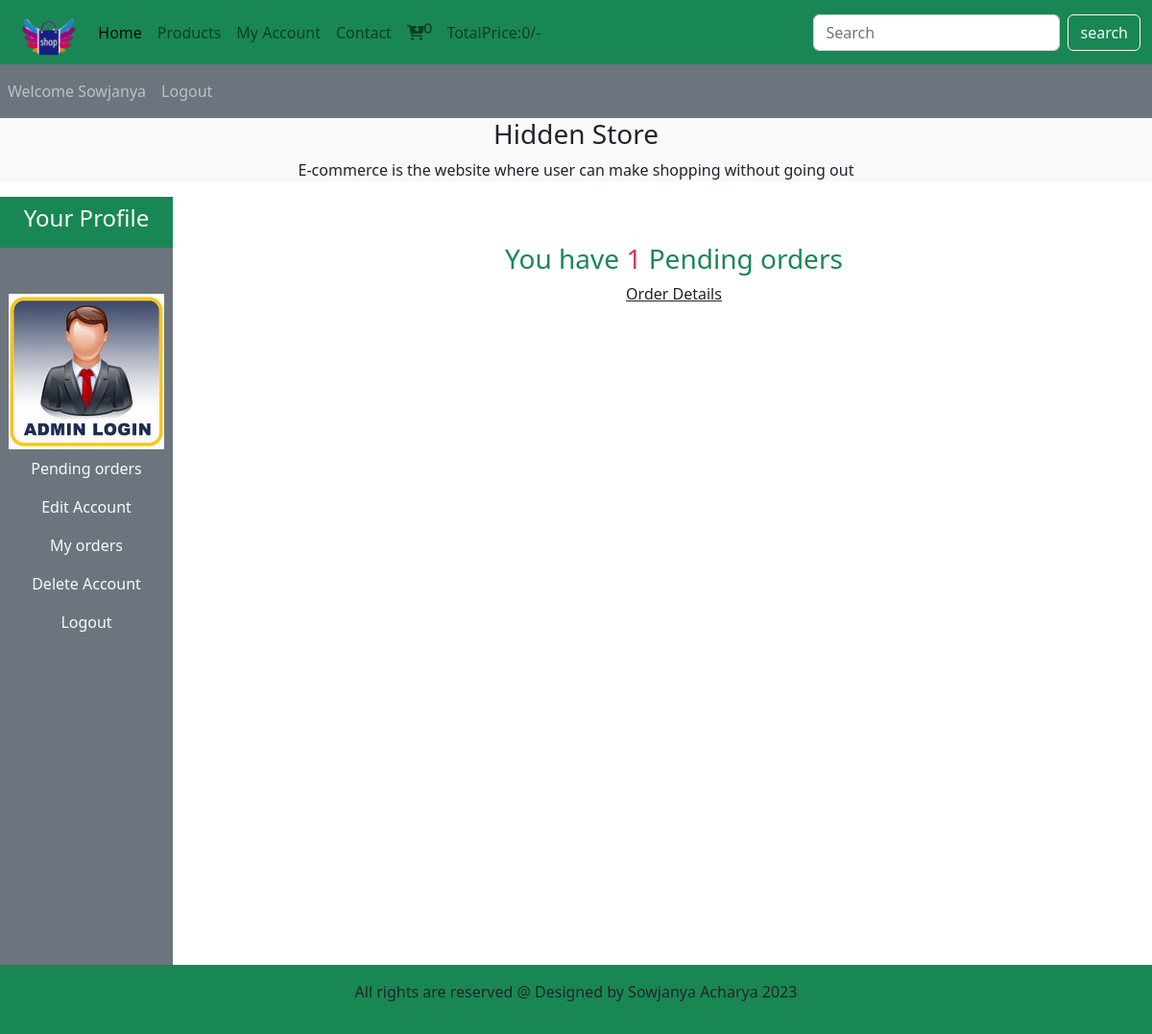
/users_area/profile.php (signed in), run on the app's committed database.
### tables this page shows
CREATE TABLE `usertable` (
  `user_id` int(11) NOT NULL,
  `user_name` varchar(100) NOT NULL,
  `user_email` varchar(100) NOT NULL,
  `user_password` varchar(255) NOT NULL,
  `user_image` varchar(255) NOT NULL,
  `user_ip` varchar(100) NOT NULL,
  `user_address` varchar(255) NOT NULL,
  `user_mobile` varchar(20) NOT NULL
);

### users_area/profile.php (the view, shortened to what this page needs)
<?php
include('../includes/conn.php');
include('../functions/commonfunc.php');
?>
<!DOCTYPE html>
<html lang="en">
  <head>
    <link href="https://cdn.jsdelivr.net/npm/bootstrap@5.2.3/dist/css/bootstrap.min.css" rel="stylesheet">
    <link rel="stylesheet" href="../style.css">
    <link rel="stylesheet" href="https://cdnjs.cloudflare.com/ajax/libs/font-awesome/6.4.2/css/all.min.css" />
  </head>
  <body>
<div class="container-fluid p-0">
    <nav class="navbar navbar-expand-lg bg-success">
  <div class="container-fluid">
    <img src="../images/logo3.png" alt = "" class="logo">
    <div class="collapse navbar-collapse" id="navbarSupportedContent">
      <ul class="navbar-nav me-auto mb-2 mb-lg-0">
        <li class="nav-item">
          <a class="nav-link active" aria-current="page" href="../index.php">Home</a>
        </li>
        <li class="nav-item">
          <a class="nav-link" href="../display.php">Products</a>
        </li>
        <li class="nav-item">
          <a class="nav-link" href="profile.php">My Account</a>
        </li>
        <li class="nav-item">
          <a class="nav-link" href="#">Contact</a>
        </li>
        <li class="nav-item">
          <a class="nav-link" href="../cart.php"><i class="fa-solid fa-cart-arrow-down"><sup><?php cartno(); ?></sup></i></a>
        </li>
        <li class="nav-item">
          <a class="nav-link" href="#">TotalPrice:<?php totalcartprice();?>/-</a>
        </li>
      </ul>
      <form class="d-flex" role="search" action="../searchprod.php" method ="get">
        <input class="form-control me-2" type="search" placeholder="Search" aria-label="Search" name="searchdata">
        <input type="submit" value ="search" class="btn btn-outline-light" name="searchdataproduct">
      </form>
    </div>
  </div>
</nav>
</div>
<nav class="navbar navbar-expand-lg navbar-dark bg-secondary">
  <ul class="navbar-nav me-auto">
<?php
if(!isset($_SESSION['username']))
{
  echo " <li class = 'nav-item'>
  <a class = 'nav-link' href='#'>WelcomeGuest</a>
</li>";
}
else{
  echo " <li class = 'nav-item'>
  <a class = 'nav-link' href='#'>Welcome ".$_SESSION['username']."</a>
</li>";
}
if(!isset($_SESSION['username']))
{
  echo "<li class = 'nav-item'>
  <a class = 'nav-link' href='userlogin.php'>Login</a>
  </li>";
}
else
{
  echo "<li class = 'nav-item'>
  <a class = 'nav-link' href='userlogout.php'>Logout</a>
  </li>";
}
?>
</ul>
</nav>
<div class="bg-light">
<h3 class="text-center">Hidden Store</h3>
<p class="text-center">E-commerce is the website where user can make shopping without going out</p></div>
<div class="row">
    <div class="col-md-2">
        <ul class = "navbar-nav bg-secondary text-center" style="height: 100vh">
        <li class="nav-item bg-success">
          <a class="nav-link text-light" href="#"><h4>Your Profile</h4></a>
        </li>
        <?php
        $username = $_SESSION['username'];
        $user_query = "select * from usertable where user_name = '$username'";
        $user_query = mysqli_query($con,$user_query);
        $row_image = mysqli_fetch_array($user_query);
        $user_image = $row_image['user_image'];
        echo "<li class='nav-item'>
        <img src = './user_images/$user_image' alt='' class='profile_img my-4'>
      </li>";
        ?>
        <li class="nav-item">
          <a class="nav-link text-light" href="profile.php">Pending orders</a>
        </li>
        <li class="nav-item">
          <a class="nav-link text-light" href="profile.php?edit_account">Edit Account</a>
        </li>
        <li class="nav-item">
          <a class="nav-link text-light" href="profile.php?my_orders">My orders</a>
        </li>
        <li class="nav-item">
          <a class="nav-link text-light" href="profile.php?delete_account">Delete Account</a>
        </li>
        <li class="nav-item">
          <a class="nav-link text-light" href="userlogout.php">Logout</a>
        </li>
</ul>
    </div>
        <div class="col-md-10 text-center">
            <?php
            get_user_order_details();
            ?>
        </div>
</div>
                          <?php
    include('../includes/footer.php');
    ?>
</body>
</html>

### functions/commonfunc.php (shortened to what this page needs)
<?php
function getIPAddress() {
   if(!empty($_SERVER['HTTP_CLIENT_IP'])) {
              $ip = $_SERVER['HTTP_CLIENT_IP'];
      }
  elseif (!empty($_SERVER['HTTP_X_FORWARDED_FOR'])) {
              $ip = $_SERVER['HTTP_X_FORWARDED_FOR'];
   }
  else{
           $ip = $_SERVER['REMOTE_ADDR'];
   }
   return $ip;
}
function cartno()
{
  if(isset($_GET['add_to_cart']))
{
  global $con;
  $ip = getIPAddress();
  $select_query5 = "select * from cartdetails where ip_address='$ip'";
  $result_query7 = mysqli_query($con,$select_query5);
  $countcart = mysqli_num_rows($result_query7);
}
    else{
      global $con;
  $ip = getIPAddress();
  $select_query5 = "select * from cartdetails where ip_address='$ip'";
  $result_query7 = mysqli_query($con,$select_query5);
  $countcart = mysqli_num_rows($result_query7);
    }
    echo $countcart;
}
function totalcartprice()
{
  $totalprice=0;
  echo $totalprice;
}
function get_user_order_details()
{
  global $con;
  $username = $_SESSION['username'];
  $get_details = "select * from usertable where user_name = '$username'";
  $result_query = mysqli_query($con,$get_details);
  while($row_query = mysqli_fetch_array($result_query))
  {
     $user_id = $row_query['user_id'];
     if(!isset($_GET['edit_account']))
     {
      if(!isset($_GET['my_orders']))
      {
        if(!isset($_GET['delete_account']))
        {
          $get_orders="select * from userorders where user_id = $user_id and order_status = 'pending'";
          $result_orders_query = mysqli_query($con,$get_orders);
          $row_count = mysqli_num_rows($result_orders_query);
          if($row_count>0)
          {
            echo "<h3 class='text-center text-success mt-5 mb-2'>You have <span class = 'text-danger'> $row_count </span>Pending orders</h3>
              <p class='text-center'><a href='profile.php?my_orders' class='text-dark' >Order Details</a></p>";
          }
          else
          {
            echo "<h3 class='text-center text-success mt-5 mb-2'>You have Zero Pending orders</h3>
            <p class='text-center'><a href='../index.php' class='text-dark' >Explore Products</a></p>";
          }
        }
      }
     }
  }
}
?>

### style.css (style rules this page uses)
* { margin: 0; padding: 0; box-sizing: border-box; }
.logo { height: 8%; width: 7%; }

### users_area/profile.php (style rules this page uses)
body { overflow-x: Hidden; }
.profile_img { width: 90%; margin: auto; display: block; height: 100%; object-fit: contain; }

### data on the page
usertable: user_image (picture), row_count "1"

### other printed values
$countcart "0"
$totalprice "0"
$_SESSION['username'] "Sowjanya"
